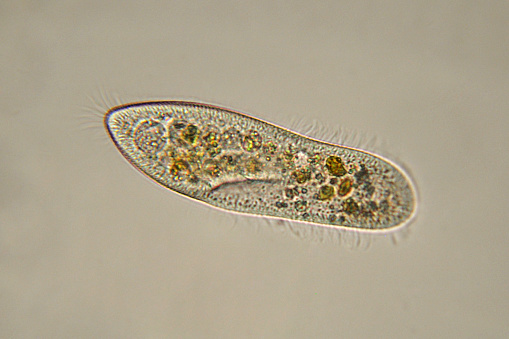
#> input picture img/paramecium.jpeg, 509 x 339 px, found by its file name
$ python moment.py
#> lines starting #> are read from the running program, lines starting #| are printed output that depends on the picture; after the words box and inside, x2 and y2 are one past the last pixel; in counts of white or black regions, pixels touching at a corner belong together
import cv2
import numpy as np


img = cv2.imread('./img/paramecium.jpeg')
#> img is the input picture: shape (339, 509, 3); mean B, G, R 140.6, 163.7, 173.7

out = cv2.cvtColor(img, cv2.COLOR_BGR2GRAY)
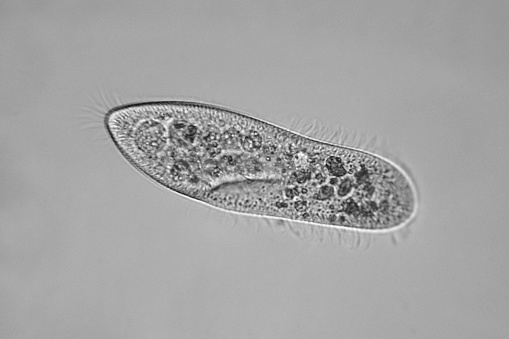
#> out: shape (339, 509); min 15, max 254, mean 164
ret, out = cv2.threshold(out, 0, 255, cv2.THRESH_OTSU)
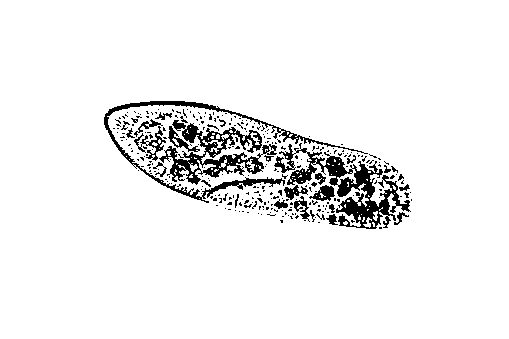
#> out: shape (339, 509); 93.9% white; 287 black regions (256 under 20 px), largest, box (x1, y1, x2, y2) and area: (274, 143, 411, 229) 3147, (159, 120, 277, 185) 2460, (104, 101, 368, 203) 1868
#> ret = 134
kernel = np.ones((5, 5), np.uint8)
out = cv2.morphologyEx(out, cv2.MORPH_OPEN, kernel)
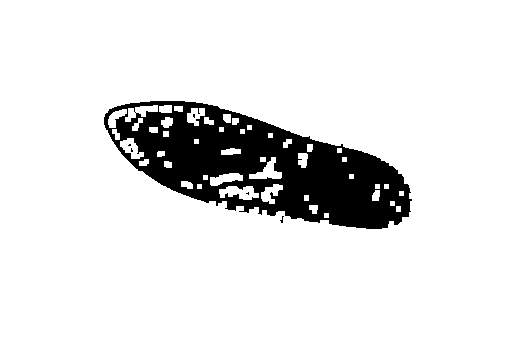
#> out: shape (339, 509); 88.5% white; 6 black regions (5 under 20 px), largest, box (x1, y1, x2, y2) and area: (104, 101, 412, 229) 19835
out = cv2.erode(out, kernel, iterations = 3)
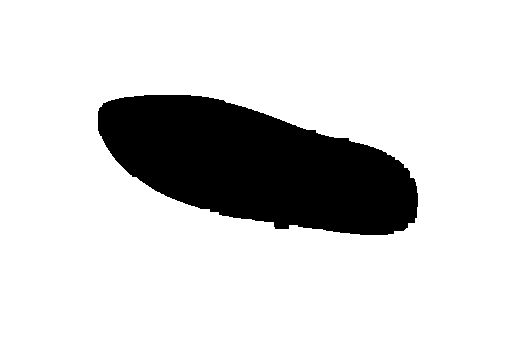
#> out: shape (339, 509); 82.9% white; 1 black region, box (x1, y1, x2, y2) and area: (98, 95, 418, 235) 29583
out = cv2.bitwise_not(out)
#> out: shape (339, 509); 17.1% white; 1 white region

contours, hierarchy = cv2.findContours(out, cv2.RETR_TREE, cv2.CHAIN_APPROX_NONE)
#> contours = 1 contour; box (x1, y1, x2, y2) and area: (98, 95, 418, 235) 29208
cnt = contours[0]
#> cnt = contour of 749 points, box (x1, y1, x2, y2) (98, 95, 418, 235), area 29208
M = cv2.moments(out)
#> M = moments, m00 7543665, centre m10/m00, m01/m00 = (256.8, 165.2)
# 重心(Red)
cx = int(M['m10']/M['m00'])
#> cx = 256
cy = int(M['m01']/M['m00'])
#> cy = 165
img[cy-5: cy+5, cx-5: cx+5, 0] = 0
#> img: shape (339, 509, 3); 0.06% of pixels changed, all inside (x1, y1, x2, y2) = (251, 160, 261, 170)
img[cy-5: cy+5, cx-5: cx+5, 1] = 0
#> img: shape (339, 509, 3); mean B, G, R 140.6, 163.6, 173.7
img[cy-5: cy+5, cx-5: cx+5, 2] = 255
#> img: shape (339, 509, 3); mean B, G, R 140.6, 163.6, 173.8
# 面積
area = cv2.contourArea(cnt)
#> area = 29207.5
# 周辺長
perimeter = cv2.arcLength(cnt, True)
#> perimeter = 821.5
# 外接長方形(Green)
x, y, w, h = cv2.boundingRect(cnt)
#> x = 98; y = 95; w = 320; h = 140
cv2.rectangle(img, (x, y), (x+w, y+h), (0, 255, 0), 2)
# 主軸(Green)
H, W = img.shape[:2]
#> H = 339; W = 509
[vx, vy, x, y] = cv2.fitLine(cnt, cv2.DIST_L2, 0, 0.01, 0.01)
#> vx = [0.963]; vy = [0.269]; x = [262]; y = [166.4]
lefty = int((-x*vy/vx) + y)
#> lefty = 93
righty = int(((W-x)*vy/vx)+y)
#> righty = 235
cv2.line(img, (W-1, righty), (0, lefty), (255, 0, 0), 2)
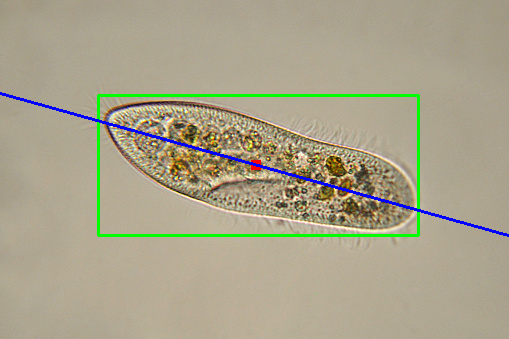
#> img: shape (339, 509, 3); mean B, G, R 139.5, 163.6, 169.5

cv2.imwrite("./GeometricFeature_Parameter/moment3.png", img)

$ run again, with img/glider.jpeg copied over img/paramecium.jpeg
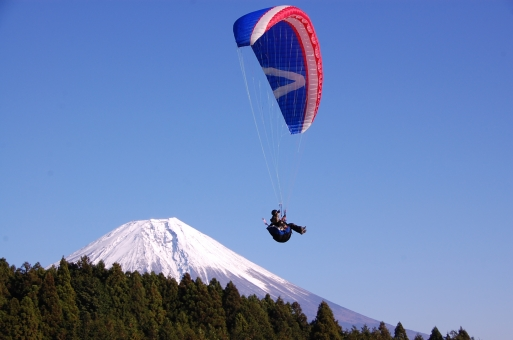
#> input picture img/glider.jpeg, 513 x 340 px, found by its file name
#> img is the input picture: shape (340, 513, 3); mean B, G, R 182.8, 131.6, 106.9
#> `ret, out = cv2.threshold(out, 0, 255, cv2.THRESH_OTSU)`:
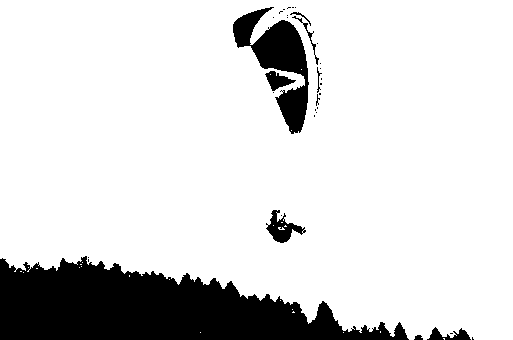
#> out: shape (340, 513); 85.1% white; 34 black regions (25 under 20 px), largest, box (x1, y1, x2, y2) and area: (0, 256, 409, 340) 20684, (233, 7, 309, 134) 3835, (266, 210, 306, 243) 565
#> ret = 91
#> contours = 3 contours; box (x1, y1, x2, y2) and area: (0, 250, 480, 340) 25552, (227, 1, 328, 140) 9182, (260, 204, 312, 249) 1640
#> cnt = contour of 1134 points, box (x1, y1, x2, y2) (0, 250, 480, 340), area 25552
#> M = moments, m00 9490590, centre m10/m00, m01/m00 = (206.3, 240.2)
#> cx = 206
#> cy = 240
#> area = 25552
#> perimeter = 1180.4
#> `x, y, w, h = cv2.boundingRect(cnt)`: x = 0; y = 250; w = 480; h = 90
#> `[vx, vy, x, y] = cv2.fitLine(cnt, cv2.DIST_L2, 0, 0.01, 0.01)`: vx = [0.995]; vy = [0.0958]; x = [224.1]; y = [309.6]
#> lefty = 288
#> righty = 337
#> `cv2.line(img, (W-1, righty), (0, lefty), (255, 0, 0), 2)`:
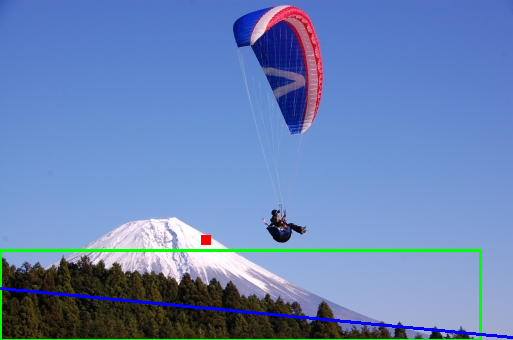
#> img: shape (340, 513, 3); mean B, G, R 182, 132.3, 104.5
